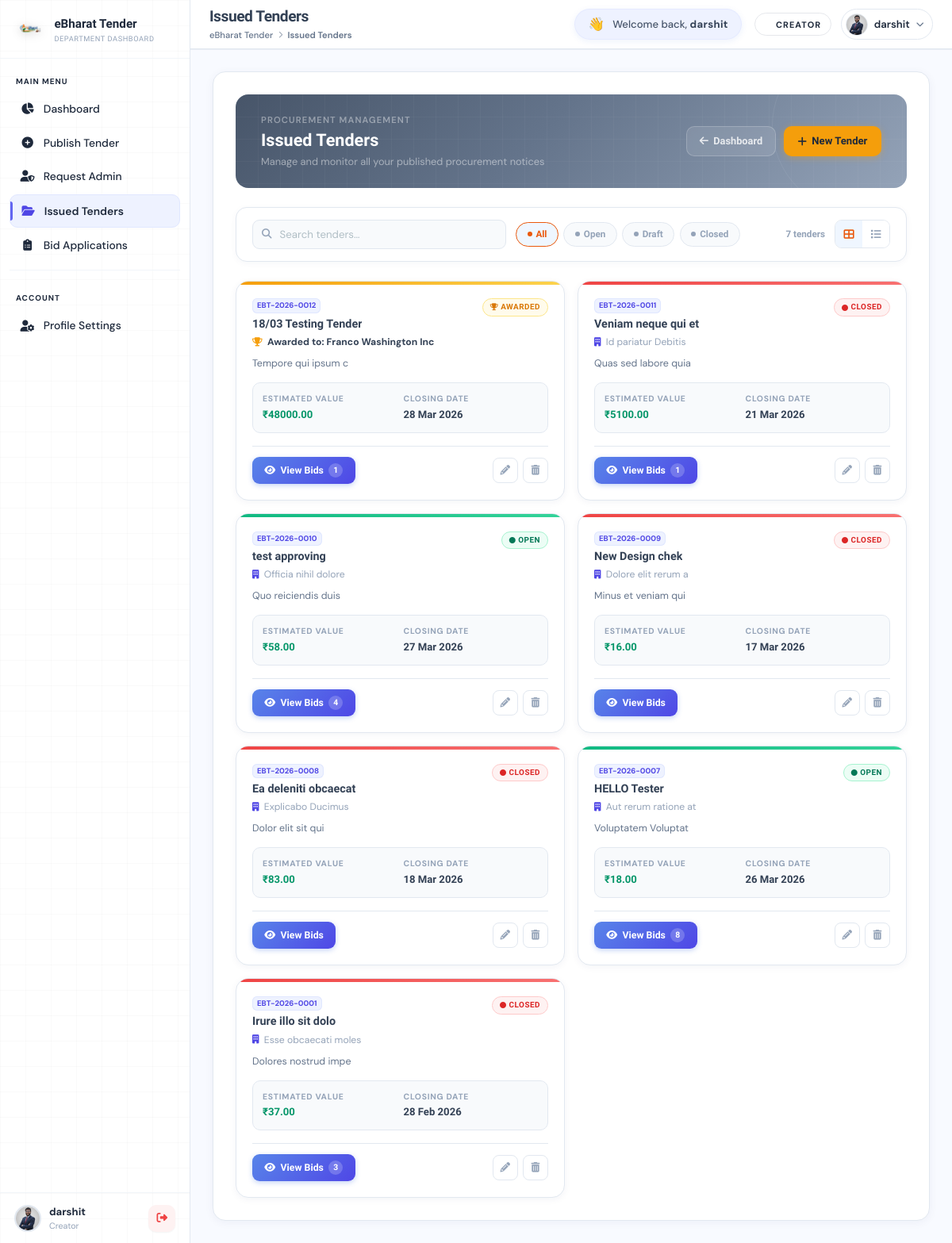
/tenders/mytenders/ (signed in), run on an earlier commit of the app's database.
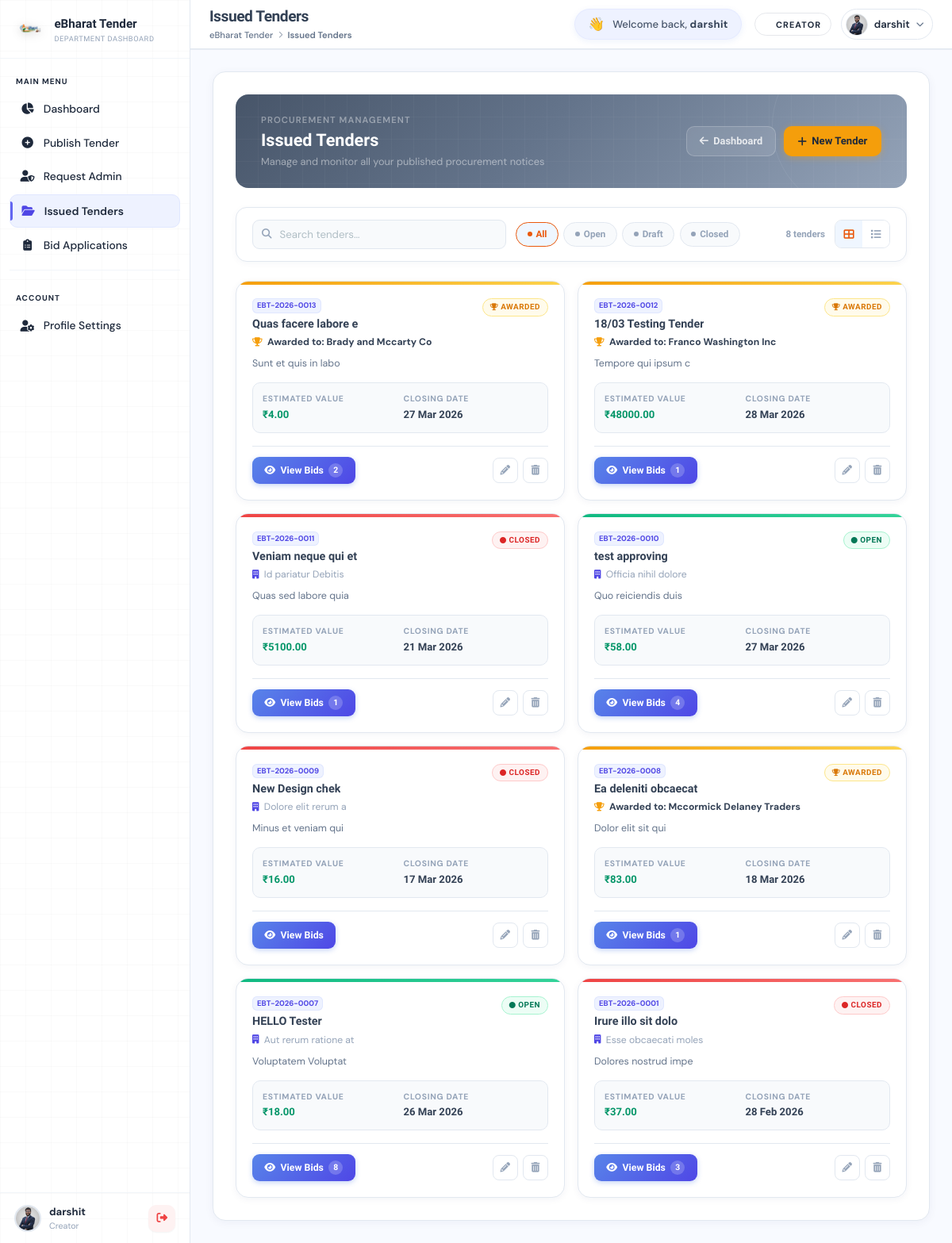
And on a later commit of the database.
### tenders/models.py (models this page shows, shortened)
class Tenderss(models.Model):
    STATUS_CHOICES = (
        ('open', 'Open'),
        ('closed', 'Closed'),
        ('draft', 'Draft'),
        ('awarded', 'Awarded'),
    )
    title = models.CharField(max_length=255)
    department = models.CharField(max_length=255)
    category = models.CharField(max_length=100)
    description = models.TextField()
    estimated_value = models.DecimalField(max_digits=15, decimal_places=2)
    emd_amount = models.DecimalField(max_digits=15, decimal_places=2)
    publish_date = models.DateField()
    closing_date = models.DateField()
    pre_bid_meeting = models.DateTimeField(null=True, blank=True)
    location = models.CharField(max_length=255)
    status = models.CharField(max_length=20, choices=STATUS_CHOICES, default='open')
    document = models.FileField(upload_to='tender_documents/')
    tender_id = models.CharField(max_length=50, unique=True, blank=True, null=True)
    created_by = models.ForeignKey(User, on_delete=models.CASCADE)
    created_at = models.DateTimeField(auto_now_add=True)

### bids/models.py (models this page shows, shortened)
class TenderApplication(models.Model):
    tender = models.ForeignKey(Tenderss, on_delete=models.CASCADE, related_name="applications")
    applicant = models.ForeignKey(User, on_delete=models.CASCADE)
    company_name = models.CharField(max_length=255)
    gst_number = models.CharField(max_length=50)
    registered_address = models.TextField()
    city = models.CharField(max_length=100)
    state = models.CharField(max_length=100)
    pin_code = models.CharField(max_length=10)
    gst_document = models.FileField(upload_to='tender_documents/gst/')
    bidder_name = models.CharField(max_length=255)
    designation = models.CharField(max_length=100)
    official_email = models.EmailField()
    mobile_number = models.CharField(max_length=15)
    financial_statement = models.FileField(upload_to='tender_documents/financial_statements/')
    bid_amount = models.DecimalField(max_digits=12, decimal_places=2)
    technical_document = models.FileField(upload_to='tender_documents/technical/')
    financial_document = models.FileField(upload_to='tender_documents/financial/')
    other_document = models.FileField(upload_to='tender_documents/other/', blank=True, null=True)
    STATUS_CHOICES = (
        ('pending', 'Pending'),
        ('approved', 'Approved'),
        ('rejected', 'Rejected'),
        ('awarded', '🏆 Awarded'),
    )
    status = models.CharField(max_length=20, choices=STATUS_CHOICES, default='pending')
    remark = models.TextField(blank=True, null=True)
    PAYMENT_STATUS_CHOICES = (
        ('pending', 'Pending'),
        ('paid', 'Paid'),
        ('refunded', 'Refunded'),
    )
    payment_status = models.CharField(max_length=20, choices=PAYMENT_STATUS_CHOICES, default='pending')
    razorpay_order_id = models.CharField(max_length=100, blank=True, null=True)
    razorpay_payment_id = models.CharField(max_length=100, blank=True, null=True)
    razorpay_signature = models.CharField(max_length=255, blank=True, null=True)
    applied_at = models.DateTimeField(auto_now_add=True)

### tenders/views.py (the view)
# urls.py: path('mytenders/', views.mytenders, name='mytenders'),
def mytenders(request):
   today = timezone.now().date()
   Tenderss.objects.filter(closing_date__lt=today, status='open').update(status='closed')
   tenders = Tenderss.objects.filter(created_by=request.user).order_by('-created_at')
   for t in tenders:
       app = t.applications.filter(status='awarded').first()
       if app:
           app.masked_gst = mask_id(app.gst_number)
           t.awarded_application = app
   return render(request, 'mytenders.html', {'tenders': tenders, 'page_title': 'Issued Tenders'})

### accounts/context_processors.py (called while the page is built)
def notifications(request):
    if request.user.is_authenticated:
        user_notifications = Notification.objects.filter(user=request.user).order_by('-created_at')
        unread_count = user_notifications.filter(is_read=False).count()
        return {
            'notifications': user_notifications,
            'unread_count': unread_count,
        }
    return {
        'notifications': [],
        'unread_count': 0,
    }

### tenders/views.py (called while the page is built)
def mask_id(value):
    if not value: return ""
    val = str(value)
    mask_count = max(7, len(val) - 4)
    return "*" * mask_count + val[-4:]

### tenders/templates/mytenders.html (shortened to what the changed rows need)
{% extends 'base1.html' %}
{% load static %}
{% block content %}
<div class="p-4 sm:p-7 flex flex-col gap-4 sm:gap-6">
  <div class="mt-header relative rounded-2xl overflow-hidden
              flex items-center justify-between gap-4 flex-wrap
              px-6 sm:px-8 py-6"
       style="background: linear-gradient(135deg, #475569 0%, #64748b 45%, #94a3b8 100%);">
    <div class="relative z-[1]">
      <h1 class="font-sora text-[1.35rem] font-extrabold text-white leading-tight mb-[0.2rem]">
        Issued Tenders
      </h1>
    </div>
  </div>
  <div class="flex items-center gap-3 flex-wrap
              bg-white border border-slate-200 rounded-[14px]
              px-5 py-[0.9rem] shadow-[0_2px_8px_rgba(15,42,94,0.04)]">
    <div class="relative flex-1 min-w-[180px] max-w-[320px]">
      <input type="text" id="searchInput" placeholder="Search tenders…"
             class="search-input w-full pl-[2.1rem] pr-[0.85rem] py-2
                    border-[1.5px] border-slate-200 rounded-[9px]
                    font-dmSans text-[0.83rem] text-slate-800
                    bg-slate-50 transition-all duration-[0.18s]">
    </div>
    <div class="flex gap-[0.4rem] flex-wrap">
      <button class="filter-pill active
                     inline-flex items-center gap-[0.3rem] px-[0.85rem] py-[0.38rem]
                     rounded-full border-[1.5px] border-indigo-500 bg-indigo-50
                     font-sora text-[0.73rem] font-semibold text-indigo-600
                     cursor-pointer transition-all duration-[0.18s] whitespace-nowrap
                     hover:border-indigo-500 hover:text-indigo-600 hover:bg-indigo-50"
              data-filter="all">
      </button>
      <button class="filter-pill green
                     inline-flex items-center gap-[0.3rem] px-[0.85rem] py-[0.38rem]
                     rounded-full border-[1.5px] border-slate-200 bg-slate-50
                     font-sora text-[0.73rem] font-semibold text-slate-400
                     cursor-pointer transition-all duration-[0.18s] whitespace-nowrap
                     hover:border-indigo-500 hover:text-indigo-600 hover:bg-indigo-50"
              data-filter="open">
      </button>
      <button class="filter-pill amber
                     inline-flex items-center gap-[0.3rem] px-[0.85rem] py-[0.38rem]
                     rounded-full border-[1.5px] border-slate-200 bg-slate-50
                     font-sora text-[0.73rem] font-semibold text-slate-400
                     cursor-pointer transition-all duration-[0.18s] whitespace-nowrap
                     hover:border-indigo-500 hover:text-indigo-600 hover:bg-indigo-50"
              data-filter="draft">
      </button>
      <button class="filter-pill red
                     inline-flex items-center gap-[0.3rem] px-[0.85rem] py-[0.38rem]
                     rounded-full border-[1.5px] border-slate-200 bg-slate-50
                     font-sora text-[0.73rem] font-semibold text-slate-400
                     cursor-pointer transition-all duration-[0.18s] whitespace-nowrap
                     hover:border-indigo-500 hover:text-indigo-600 hover:bg-indigo-50"
              data-filter="closed">
      </button>
    </div>
    <span id="tenderCount"
          class="ml-auto font-sora text-[0.73rem] font-bold text-slate-400 whitespace-nowrap">
      {{ tenders|length }} tender{{ tenders|length|pluralize }}
    </span>
    <div class="flex border-[1.5px] border-slate-200 rounded-[9px] overflow-hidden flex-shrink-0">
      <button id="cardViewBtn" title="Card view"
              class="view-btn active w-[34px] h-[34px] flex items-center justify-center
                     bg-indigo-50 border-none border-r-[1.5px] border-slate-200
                     cursor-pointer text-indigo-600 text-[0.82rem] transition-all duration-[0.18s]">
      </button>
      <button id="tableViewBtn" title="Table view"
              class="view-btn w-[34px] h-[34px] flex items-center justify-center
                     bg-white border-none cursor-pointer
                     text-slate-400 text-[0.82rem] transition-all duration-[0.18s]
                     hover:bg-slate-50 hover:text-slate-700">
      </button>
    </div>
  </div>
  <div id="cardView">
    {% if tenders %}
    <div id="cardsGrid" class="grid grid-cols-1 sm:grid-cols-2 xl:grid-cols-3 gap-4">
      {% for tender in tenders %}
      <div class="tender-card flex flex-col bg-white border border-slate-200 rounded-2xl overflow-hidden relative
                  shadow-[0_2px_10px_rgba(15,42,94,0.05)]
                  transition-all duration-[0.22s] ease-[cubic-bezier(0.4,0,0.2,1)]
                  hover:-translate-y-1 hover:shadow-[0_10px_32px_rgba(15,42,94,0.12)] hover:border-indigo-200"
           data-status="{{ tender.status }}" data-title="{{ tender.title|lower }}">
        <div class="h-1 flex-shrink-0
          {% if tender.status == 'open' %}bg-gradient-to-r from-emerald-500 to-emerald-400
          {% elif tender.status == 'draft' %}bg-gradient-to-r from-amber-500 to-amber-400
          {% elif tender.status == 'closed' %}bg-gradient-to-r from-red-500 to-red-400
          {% elif tender.status == 'awarded' %}bg-gradient-to-r from-amber-500 to-amber-300
          {% else %}bg-gradient-to-r from-slate-400 to-slate-300{% endif %}">
        </div>
        <div class="flex flex-col flex-1 px-5 pt-[1.1rem] pb-5">
          <div class="flex items-start justify-between gap-2 mb-[0.25rem]">
            <div class="flex flex-col gap-1">
              <span class="inline-flex items-center text-[0.6rem] font-bold text-indigo-600 bg-indigo-50 px-1.5 py-0.5 rounded-md w-fit ring-1 ring-inset ring-indigo-100">
                {{ tender.tender_id }}
              </span>
              <h3 class="card-title font-sora text-[0.9rem] font-bold text-slate-700 leading-[1.35]">
                {{ tender.title }}
              </h3>
            </div>
            {% if tender.status == 'open' %}
              <span class="inline-flex items-center gap-[3px] px-[9px] py-[3px] rounded-full flex-shrink-0
                           font-sora text-[0.62rem] font-bold tracking-[0.05em] uppercase whitespace-nowrap
                           bg-emerald-50 text-emerald-700 border border-emerald-200">
                <i class="fas fa-circle text-[0.5rem]"></i> Open
              </span>
            {% elif tender.status == 'draft' %}
              <span class="inline-flex items-center gap-[3px] px-[9px] py-[3px] rounded-full flex-shrink-0
                           font-sora text-[0.62rem] font-bold tracking-[0.05em] uppercase whitespace-nowrap
                           bg-amber-50 text-amber-600 border border-amber-200">
                <i class="fas fa-circle text-[0.5rem]"></i> Draft
              </span>
            {% elif tender.status == 'closed' %}
              <span class="inline-flex items-center gap-[3px] px-[9px] py-[3px] rounded-full flex-shrink-0
                           font-sora text-[0.62rem] font-bold tracking-[0.05em] uppercase whitespace-nowrap
                           bg-red-50 text-red-600 border border-red-200">
                <i class="fas fa-circle text-[0.5rem]"></i> Closed
              </span>
            {% elif tender.status == 'awarded' %}
              <span class="inline-flex items-center gap-[3px] px-[9px] py-[3px] rounded-full flex-shrink-0
                           font-sora text-[0.62rem] font-bold tracking-[0.05em] uppercase whitespace-nowrap
                           bg-amber-50 text-amber-600 border border-amber-200">
                <i class="fas fa-trophy text-[0.55rem]"></i> Awarded
              </span>
            {% endif %}
          </div>
          <div class="flex items-center gap-[0.4rem] text-[0.76rem] text-slate-400 mb-[0.55rem]">
            {% if tender.status == 'awarded' and tender.awarded_application %}
              <i class="fas fa-trophy text-[0.7rem] text-amber-500"></i>
              <span class="font-bold text-slate-700">Awarded to: {{ tender.awarded_application.company_name }}</span>
            {% else %}
              <i class="fas fa-building text-[0.7rem] text-indigo-600"></i>
              {{ tender.department }}
            {% endif %}
          </div>
          <p class="card-desc flex-1 text-[0.78rem] text-slate-500 leading-[1.55] mb-[0.85rem]">
            {{ tender.description|truncatewords:18 }}
          </p>
          <div class="grid grid-cols-2 gap-2 mb-4 p-3 bg-slate-50 rounded-[10px] border border-slate-200">
            <div>
              <p class="text-[0.65rem] font-bold uppercase tracking-[0.07em] text-slate-400 mb-[2px]">Estimated Value</p>
              <p class="font-sora text-[0.82rem] font-bold text-emerald-600">₹{{ tender.estimated_value }}</p>
            </div>
            <div>
              <p class="text-[0.65rem] font-bold uppercase tracking-[0.07em] text-slate-400 mb-[2px]">Closing Date</p>
              <p class="font-sora text-[0.82rem] font-bold text-slate-700">{{ tender.closing_date|date:"d M Y" }}</p>
            </div>
          </div>
          <div class="flex items-center justify-between gap-2 pt-[0.85rem] border-t border-slate-200 mt-auto">
            <a href="{% url 'tenders:viewbids' tender.id %}"
               class="inline-flex items-center gap-[0.4rem] px-[0.95rem] py-[0.48rem]
                      rounded-[9px] no-underline text-white font-sora text-[0.77rem] font-bold
                      shadow-[0_2px_6px_rgba(26,86,219,0.25)] transition-all duration-[0.18s]
                      hover:text-white hover:-translate-y-px hover:shadow-[0_4px_12px_rgba(26,86,219,0.35)]"
               style="background: linear-gradient(135deg, #5884e9, #4f47e6);">
              <i class="fas fa-eye"></i> View Bids
              {% if tender.applications.count > 0 %}
                <span class="inline-flex items-center justify-center min-w-[18px] h-[18px] px-1
                             bg-white/20 rounded-[10px] text-[0.65rem] font-extrabold text-white">
                  {{ tender.applications.count }}
                </span>
              {% endif %}
            </a>
            <div class="flex gap-[0.4rem]">
              <a href="{% url 'tenders:tender_edit' tender.id %}" title="Edit tender"
                 class="w-8 h-8 rounded-lg border-[1.5px] border-slate-200 bg-white
                        flex items-center justify-center text-[0.78rem] text-slate-400 no-underline
                        transition-all duration-[0.18s]
                        hover:bg-indigo-50 hover:border-indigo-200 hover:text-indigo-600">
                <i class="fas fa-pencil-alt"></i>
              </a>
              <a href="{% url 'tenders:tender_delete' tender.id %}" title="Delete tender"
                 class="w-8 h-8 rounded-lg border-[1.5px] border-slate-200 bg-white
                        flex items-center justify-center text-[0.78rem] text-slate-400 no-underline
                        transition-all duration-[0.18s]
                        hover:bg-red-50 hover:border-red-200 hover:text-red-600">
                <i class="fas fa-trash-alt"></i>
              </a>
            </div>
          </div>
        </div>
      </div>
      {% endfor %}
    </div>
    {% endif %}
  </div>
</div>
{% endblock %}

What changed in the data, as far as the page shows it:
added Tenderss: tender_id "EBT-2026-0013", title "Quas facere labore e", status "awarded" (drawn), awarded_application.company_name "Brady and Mccarty Co", description "Sunt et quis in labo", estimated_value "4.00", closing_date "27 Mar 2026", applications.count "2"
changed Tenderss "Ea deleniti obcaecat": awarded_application.company_name (not shown) → "Mccormick Delaney Traders"; applications.count (not shown) → "1"; department "Explicabo Ducimus" → (not shown); status "CLOSED" → "AWARDED Awarded to:"
Also different on the page:
{{ tenders|length }}: "7" → "8"
